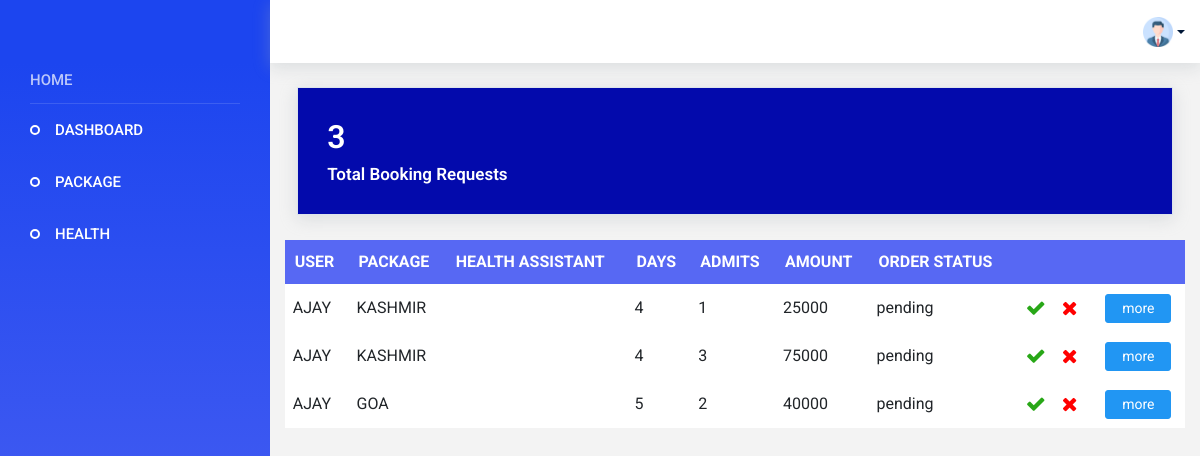
Page /agencyindex (signed in) on the committed database.
### app/models.py (models this page shows, shortened)
class Booking(models.Model):
    booking_status = (
        ('booked', 'booked'),
        ('pending', 'pending'),
        ('reject', 'reject'),
        ('paid', 'paid'),
        ('approved', 'approved')
    )
    user_id = models.ForeignKey(CustomUser, on_delete=models.CASCADE)
    package_id = models.ForeignKey(Package, on_delete=models.CASCADE)
    name = models.CharField(max_length=50)
    no_of_people = models.IntegerField()
    booking_date = models.DateField()
    date = models.DateTimeField(auto_now_add=True)
    HealthAssistant_id = models.ForeignKey(HealthAssistant, on_delete=models.CASCADE,null=True)
    status = models.CharField(choices=booking_status, default='pending', max_length=50)
    total_amount = models.IntegerField()
    rating = models.IntegerField(null=True, blank=True)
    review = models.CharField(max_length=200, null=True, blank=True)

class CustomUser(AbstractUser):
    register_status = (
        ('approve', 'approve'),
        ('pending', 'pending'),
        ('reject', 'reject'),
    )
    phone_number = models.CharField(max_length=10)
    user_type = models.CharField(max_length=100)
    status = models.CharField(choices=register_status, default='pending', max_length=50)

class Package(models.Model):
    user_id = models.ForeignKey(CustomUser, on_delete=models.CASCADE)
    package_name = models.CharField(max_length=100)
    img1 = models.FileField(upload_to='package')
    img2 = models.FileField(upload_to='package')
    expiry_date = models.DateField()
    price = models.IntegerField()
    no_of_days = models.IntegerField()
    no_of_night = models.IntegerField()
    source = models.CharField(max_length=50)
    destination = models.CharField(max_length=50)
    description = models.CharField(max_length=200)
    is_active = models.BooleanField(default=False)

### app/views.py (the view)
# urls.py: path('agencyindex', views.agencyindex, name="agencyindex"),
@cache_control(no_cache=True, must_revalidate=True, no_store=True)
@login_required(login_url=Login)
def agencyindex(request):
    User = CustomUser.objects.get(id=request.user.id)
    booking_data = Booking.objects.filter(package_id__user_id=request.user.id).order_by('-status')
    pending_bookings_count = Booking.objects.filter(status='pending').count()
    context = {
        'bookings':booking_data,
        'User':User,
        'pending_bookings_count':pending_bookings_count
    }
    return render(request, 'Agency/index.html', context)

### template/Agency/index.html (shortened to what this page needs)
<!DOCTYPE html>
<html lang="en">
<head>
  {% load static %}
  <link rel="stylesheet" href="{% static 'css/materialdesignicons.min.css' %}">
  <link rel="stylesheet" href=".{% static 'css/ionicons.css' %}">
  <link rel="stylesheet" href="{% static 'css/flag-icon.min.css' %}">
  <link rel="stylesheet" href="{% static 'css/vendor.bundle.base.css' %}">
  <link rel="stylesheet" href="{% static 'css/vendor.bundle.addons.css' %}">
  <link rel="stylesheet" href="https://cdnjs.cloudflare.com/ajax/libs/font-awesome/4.7.0/css/font-awesome.min.css">
  <link rel="stylesheet" href="{% static 'css/style.css' %}">
  <link rel="stylesheet" href="{% static 'css/style1.css' %}">
</head>
<body>
  <div class="container-scroller">
    <nav class="navbar default-layout col-lg-12 col-12 p-0 fixed-top d-flex flex-row">
      <div class="text-center navbar-brand-wrapper d-flex align-items-top justify-content-center">
      </div>
      <div class="navbar-menu-wrapper d-flex align-items-center">
        <ul class="navbar-nav ml-auto">
          <li class="nav-item dropdown d-none d-xl-inline-block user-dropdown">
            <a class="nav-link dropdown-toggle" id="UserDropdown" data-toggle="dropdown" aria-expanded="false">
              <img class="" width="30px" src="../../static/images/prof.png" alt="Profile image"> </a>
          </li>
        </ul>
      </div>
    </nav>
    <div class="container-fluid page-body-wrapper">
      <nav class="sidebar sidebar-offcanvas" id="sidebar">
        <ul class="nav">
          <li class="nav-item nav-category">HOME</li>
          <li class="nav-item">
            <a class="nav-link" href="{% url 'agencyindex' %}">
              <span class="menu-title">DASHBOARD</span>
            </a>
          </li>
          <li class="nav-item">
            <a class="nav-link" href="{% url 'add_package' %}">
              <span class="menu-title">PACKAGE</span>
            </a>
          </li>
          <li class="nav-item">
            <a class="nav-link" href="{% url 'health_assistance' %}">
              <span class="menu-title">HEALTH</span>
            </a>
          </li>
        </ul>
      </nav>
      {% block content %}
      <div class="main-panel">
        <div class="content-wrapper">
          <div class="row">
            <div class="col-md-12   grid-margin average-price-card">
              <div class="card text-white  ">
                <div class="card-body">
                  <div class="d-flex justify-content-between pb-2 align-items-center">
                    <h2 class="font-weight-semibold mb-0">{{ pending_bookings_count }}</h2>
                  </div>
                  <div class="d-flex justify-content-between">
                    <h5 class="font-weight-semibold mb-0">Total Booking Requests</h5>
                  </div>
                </div>
              </div>
            </div>
                  <table class="mytable table-hover">
                    <thead>
                      <tr>
                        <th>USER</th>
                        <th>PACKAGE</th>
                        <th>HEALTH ASSISTANT</th>
                        <th>DAYS</th>
                        <th>ADMITS</th>
                        <th>AMOUNT</th>
                        <th>ORDER STATUS</th>
                        <th></th>
                        <th></th>
                      </tr>
                    </thead>
                    <tbody>
                      {% for booking in bookings %}
                    <tr>
                      <td>{{ booking.user_id.username }}</td>
                      <td>{{ booking.package_id.package_name }}</td>
                      <td>{{ booking.HealthAssistant_id.first_name }}</td>
                      <td>{{ booking.package_id.no_of_days }}</td>
                      <td>{{ booking.no_of_people }}</td>
                      <td>{{ booking.total_amount }}</td>
                      <td>{{ booking.status }}</td>
                      <td>
                        <form method="post" action="{% url 'edit_bookingstatus' id=booking.id %}">
                          {% if booking.status == "pending" %}
                          <button title="accept" style="border: none;background-color: white;color: rgb(40, 167, 23); font-size: 20px;" type="submit" name="status" value="approve" >
                            <i class="fa fa-check"></i>
                          </button>
                          <button title="reject" style="border: none;background-color: white;color: red; font-size: 20px;" type="submit" name="status" value="reject" >
                            <i class="fa fa-times"></i>
                          </button>
                          {% endif %}
                        </form>
                      </td>
                      <td>
                        {% if booking.status%}
                        <a href="{% url 'rating' id=booking.id %}" class="btn btn-primary">
                          more
                        </a>
                      {% endif %}
                      </td>
                    </tr>
                    {% endfor %}
                    </tbody>
                  </table>
                </div>
              </div>
            </div>
    </div>
  </div>
  {% endblock %}
</body>
</html>

### static/css/style1.css (style rules this page uses)
.nav .nav-item, .navbar-nav .nav-item { line-height: 1; }
.nav .nav-item.dropdown , .navbar-nav .nav-item.dropdown { border: none; content: "\F140"; font-family: "Material Design Icons"; font-size: 20px; text-rendering: auto; line-height: inherit; vertical-align: 0; }
.navbar.default-layout { font-family: "roboto", sans-serif; background: #fff; transition: background 0.25s ease; -webkit-transition: background 0.25s ease; -moz-transition: background 0.25s ease; -ms-transition: background 0.25s ease; }
.navbar.default-layout .navbar-brand-wrapper { transition: width 0.25s ease, background 0.25s ease; -webkit-transition: width 0.25s ease, background 0.25s ease; -moz-transition: width 0.25s ease, background 0.25s ease; -ms-transition: width 0.25s ease, background 0.25s ease; background: #1c45ef; width: 270px; height: 63px; }
.navbar.default-layout .navbar-menu-wrapper { transition: width 0.25s ease; -webkit-transition: width 0.25s ease; -moz-transition: width 0.25s ease; -ms-transition: width 0.25s ease; color: #001737; padding-left: 15px; padding-right: 15px; width: calc(100% - 270px); height: 63px; box-shadow: 0 4px 16px 0 rgba(167, 175, 183, 0.33); }
.navbar.default-layout .navbar-menu-wrapper .navbar-nav { flex-direction: row; align-items: center; }
.navbar.default-layout .navbar-menu-wrapper .navbar-nav .nav-item { margin-left: 1rem; }
.navbar.default-layout .navbar-menu-wrapper .navbar-nav .nav-item .nav-link { color: inherit; font-size: 15px; vertical-align: middle; }
.navbar.default-layout .navbar-menu-wrapper .navbar-nav .nav-item.user-dropdown { margin-left: 35px; }
.navbar.default-layout .navbar-menu-wrapper .navbar-nav .nav-item.user-dropdown:before { position: relative; top: 2px; font-size: 20px; color: grey; }
.navbar.default-layout .navbar-menu-wrapper .navbar-nav .nav-item.user-dropdown .dropdown-toggle:after { position: relative; top: 50%; }
.sidebar { min-height: calc(100vh - 63px); background: linear-gradient(to top, #5768f3, #1c45ef); font-family: "roboto", sans-serif; padding: 0; width: 270px; z-index: 11; transition: width 0.25s ease, background 0.25s ease; -webkit-transition: width 0.25s ease, background 0.25s ease; -moz-transition: width 0.25s ease, background 0.25s ease; -ms-transition: width 0.25s ease, background 0.25s ease; }
.sidebar > .nav { overflow: hidden; flex-wrap: nowrap; flex-direction: column; }
.sidebar > .nav .nav-item .nav-link { align-items: center; display: flex; padding: 15px 30px 15px 55px; white-space: nowrap; color: #fff; }
.sidebar > .nav .nav-item .nav-link .menu-title { color: inherit; display: inline-block; font-size: 15px; line-height: 1; vertical-align: middle; font-weight: 500; }
.sidebar > .nav .nav-item.active > .nav-link { color: #fff; }
.sidebar > .nav .nav-item.active > .nav-link .menu-title, .sidebar > .nav .nav-item.active > .nav-link i { color: inherit; }
.sidebar > .nav .nav-item.nav-category { color: rgba(255, 255, 255, 0.7); border-bottom: 1px solid rgba(255, 255, 255, 0.13); margin: 0 30px; font-size: 15px; font-weight: 500; padding: 10px 0px 15px 0px; }
.sidebar > .nav > .nav-item > .nav-link { height: 52px; }
.sidebar > .nav > .nav-item:not(.nav-profile) > .nav-link { position: relative; }
.sidebar > .nav > .nav-item:not(.nav-profile) > .nav-link:before { content: ""; position: absolute; left: 30px; right: 50%; width: 10px; height: 10px; border-radius: 100%; border: 2px solid #fff; display: block; }
.sidebar > .nav:not(.sub-menu) > .nav-item > .nav-link { background: transparent; transition-duration: 0.3s; transition-timing-function: "ease-in-out"; transition-property: "background", "color", "box-shadow", "padding"; }
.navbar.fixed-top + .page-body-wrapper { padding-top: 63px; }
.card { box-shadow: 0 0 0 0 rgba(90, 113, 208, 0.11), 0 4px 16px 0 rgba(167, 175, 183, 0.33); border: solid 1px #dde4eb; border-radius: 0px; }
.page-body-wrapper { min-height: calc(100vh - 63px); display: flex; flex-direction: row; padding-left: 0; padding-right: 0; }
.main-panel { transition: width 0.25s ease, margin 0.25s ease; width: calc(100% - 270px); min-height: calc(100vh - 63px); display: flex; flex-direction: column; }
.content-wrapper { background: #F3F3F3; padding: 1.5rem 1.7rem; width: 100%; flex-grow: 1; }
.container-scroller { overflow: hidden; }
.average-price-card .card { background: #030aac; }

### rows in the picture
Booking: user_id.username "AJAY", package_id.package_name "KASHMIR", package_id.no_of_days "4", no_of_people "1", total_amount "25000", status "pending", shows "more"
Booking: user_id.username "AJAY", package_id.package_name "KASHMIR", package_id.no_of_days "4", no_of_people "3", total_amount "75000", status "pending", shows "more"
Booking: user_id.username "AJAY", package_id.package_name "GOA", package_id.no_of_days "5", no_of_people "2", total_amount "40000", status "pending", shows "more"

### other values in the picture
{{ pending_bookings_count }} "3"
